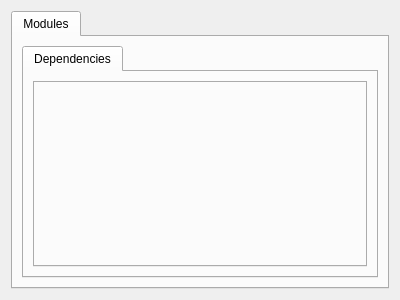
<?xml version="1.0" encoding="UTF-8"?>
<ui version="4.0">
 <class>Maditor::View::PropertiesWidget</class>
 <widget class="QWidget" name="Maditor::View::PropertiesWidget">
  <property name="geometry">
   <rect>
    <x>0</x>
    <y>0</y>
    <width>400</width>
    <height>300</height>
   </rect>
  </property>
  <property name="windowTitle">
   <string>Project-Properties</string>
  </property>
  <layout class="QVBoxLayout" name="verticalLayout">
   <item>
    <widget class="QTabWidget" name="tabWidget">
     <widget class="QWidget" name="modulesTab">
      <attribute name="title">
       <string>Modules</string>
      </attribute>
      <layout class="QGridLayout" name="gridLayout">
       <item row="0" column="0">
        <widget class="QTabWidget" name="modulesWidget">
         <property name="currentIndex">
          <number>0</number>
         </property>
         <widget class="QWidget" name="dependenciesTab">
          <attribute name="title">
           <string>Dependencies</string>
          </attribute>
          <layout class="QGridLayout" name="gridLayout_2">
           <item row="0" column="0">
            <widget class="QTabWidget" name="dependenciesWidget"/>
           </item>
          </layout>
         </widget>
        </widget>
       </item>
      </layout>
     </widget>
    </widget>
   </item>
  </layout>
 </widget>
 <resources/>
 <connections/>
 <slots>
  <slot>apply()</slot>
 </slots>
</ui>
